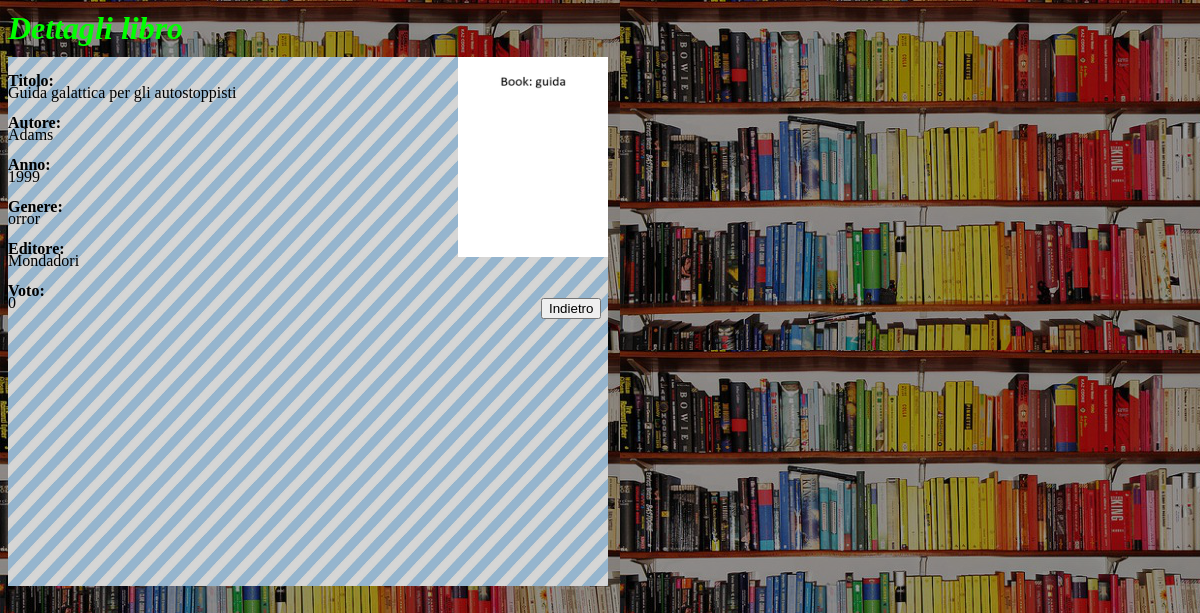
Screenshot of /visualizza_libro.php?ISBN=9788804464631&s=lorenzo@mail.it (signed in) with the database file from the repository.
### tables this page shows
CREATE TABLE `suggeriti` (
  `id1` varchar(45) NOT NULL,
  `id2` varchar(45) NOT NULL,
  `isbn_libro` varchar(13) NOT NULL,
  PRIMARY KEY (`id1`,`id2`,`isbn_libro`),
  KEY `isbn_idx` (`isbn_libro`),
  KEY `id2_idx` (`id2`),
  CONSTRAINT `id1` FOREIGN KEY (`id1`) REFERENCES `utenti` (`ID`) ON DELETE CASCADE ON UPDATE NO ACTION,
  CONSTRAINT `id2` FOREIGN KEY (`id2`) REFERENCES `utenti` (`ID`) ON DELETE CASCADE ON UPDATE NO ACTION,
  CONSTRAINT `isbn_libro` FOREIGN KEY (`isbn_libro`) REFERENCES `libri` (`isbn`) ON DELETE CASCADE ON UPDATE NO ACTION
);

CREATE TABLE `libri` (
  `isbn` varchar(13) NOT NULL,
  `titolo` varchar(45) DEFAULT NULL,
  `autore` varchar(45) DEFAULT NULL,
  `editore` varchar(45) DEFAULT NULL,
  `anno` int(11) DEFAULT NULL,
  `genere` enum('orror','fantasy','romantico','giallo','avventura','fumetto') DEFAULT NULL,
  `url_img` varchar(45) DEFAULT NULL,
  `timestamp_libro` timestamp NULL DEFAULT CURRENT_TIMESTAMP,
  PRIMARY KEY (`isbn`)
);

CREATE TABLE `commenti` (
  `id` varchar(45) NOT NULL,
  `isbn` varchar(13) NOT NULL,
  `commento` varchar(200) DEFAULT NULL,
  `voto` int(11) DEFAULT NULL,
  PRIMARY KEY (`id`,`isbn`),
  KEY `isbn_idx` (`isbn`),
  CONSTRAINT `id` FOREIGN KEY (`id`) REFERENCES `utenti` (`ID`) ON DELETE CASCADE ON UPDATE NO ACTION,
  CONSTRAINT `isbn` FOREIGN KEY (`isbn`) REFERENCES `libri` (`isbn`) ON DELETE CASCADE ON UPDATE NO ACTION
);

### visualizza_libro.php (the view, shortened to what this page needs)
<?PHP
$user_id=$_SESSION['user'];
?>
<!DOCTYPE HTML PUBLIC "-//W3C//DTD HTML 4.01//EN"
"http://www.w3.org/TR/html4/strict.dtd">
<html lang="it">
<head>
	<link rel="stylesheet" type="text/css" media="screen" href="./css/style_screen.css">
</head>
<body>
	<h1 class="titoli">Dettagli libro</h1>
	<div class="campi">
		<?php
		if (isset($_GET['s']))
		{
			$result=null;
			if (strcmp($_SESSION['user'], $_GET['s'])!=0)
			{
				$query = mysql_query("select * from suggeriti, libri, commenti
 where id1='".$_GET['s']."' and id2='".$user_id."' and isbn_libro=".$_GET['ISBN']." and suggeriti.isbn_libro=libri.isbn
 and commenti.id='".$_GET['s']."' and commenti.isbn=suggeriti.isbn_libro") or die(mysql_error());
				$result = mysql_fetch_array($query);
			}
			echo '<img class="box_laterale"  src="'.$result["url_img"].'" alt="isbn: '.$result["isbn"].'">
				<p class="p_contrasto2 p_bold p_no_interlinea">Titolo:</p><p class="i_no_interlinea">'.$result["titolo"].'</p>
				<p class="p_contrasto2 p_bold p_no_interlinea">Autore:</p><p class="i_no_interlinea">'.$result["autore"].'</p>
				<p class="p_contrasto2 p_bold p_no_interlinea">Anno:</p><p class="i_no_interlinea">'.$result["anno"].'</p>
				<p class="p_contrasto2 p_bold p_no_interlinea">Genere:</p><p class="i_no_interlinea">'.$result["genere"].'</p>
				<p class="p_contrasto2 p_bold p_no_interlinea">Editore:</p><p class="i_no_interlinea">'.$result["editore"].'</p>';
			if (isset($result["voto"]))
			{
				echo '<p class="p_contrasto2 p_bold p_no_interlinea">Voto:</p><p class="i_no_interlinea">'.$result["voto"].'</p>';
			}
		}
		if (isset($_GET['s']) && strcmp($user_id, $_GET['s'])==0)
			echo '<form action="./libreria.php">';
		else
			echo '<form action="./home.php">';
	    	echo '<p class="p_inline p_no_interlinea bottone"><input type="submit" value="Indietro"></p></form>';
		?>
	</div>
</body>
</html>

### css/style_screen.css (style rules this page uses)
body { background: black; color: white; background-image: url(../img_sistema/arcobaleno.png); }
h1 { font-weight: bold; line-height: 14px; font-family: Comic, cursive; font-variant: normal; font-style: italic; }
form { width: inherit; }
.box_laterale { float: right; width: 150px; height: 200px; }
.campi { width: 600px; height: 529px; line-height: 12px; float: left; color: black; background-color: yellow; background-image: url(../img_sistema/righe.png); }
.bottone { position: absolute; top: 280px; left: 541px; }
.p_bold { font-weight: bold; }
.p_no_interlinea { margin-bottom: 0px; margin-top: 18px; }
.i_no_interlinea { margin-bottom: 0px; margin-top: 0px; }
.p_inline { display: inline; }
.titoli { color: #00FF00; font-family: Comic, cursive; }

### rows the page displays
suggeriti: isbn_libro.url_img (picture), isbn_libro.titolo "Guida galattica per gli autostoppisti", isbn_libro.autore "Adams", isbn_libro.anno "1999", isbn_libro.genere "orror", isbn_libro.editore "Mondadori", commenti.voto "0"
